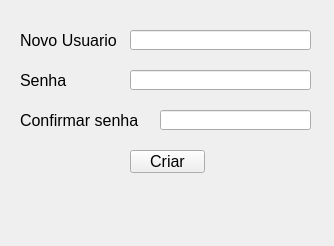
<?xml version="1.0" encoding="UTF-8"?>
<ui version="4.0">
 <class>cadastro</class>
 <widget class="QWidget" name="cadastro">
  <property name="geometry">
   <rect>
    <x>0</x>
    <y>0</y>
    <width>334</width>
    <height>246</height>
   </rect>
  </property>
  <property name="font">
   <font>
    <pointsize>12</pointsize>
   </font>
  </property>
  <property name="windowTitle">
   <string>Cadastro</string>
  </property>
  <property name="windowIcon">
   <iconset>
    <normaloff>menu_cadastrar_op1.png</normaloff>menu_cadastrar_op1.png</iconset>
  </property>
  <widget class="QLabel" name="lbl_report">
   <property name="geometry">
    <rect>
     <x>20</x>
     <y>190</y>
     <width>291</width>
     <height>31</height>
    </rect>
   </property>
   <property name="font">
    <font>
     <pointsize>10</pointsize>
    </font>
   </property>
   <property name="text">
    <string/>
   </property>
  </widget>
  <widget class="QLabel" name="new_user_lbl">
   <property name="geometry">
    <rect>
     <x>20</x>
     <y>30</y>
     <width>111</width>
     <height>21</height>
    </rect>
   </property>
   <property name="text">
    <string>Novo Usuario</string>
   </property>
  </widget>
  <widget class="QLineEdit" name="lineEdit_senha">
   <property name="geometry">
    <rect>
     <x>130</x>
     <y>70</y>
     <width>181</width>
     <height>20</height>
    </rect>
   </property>
   <property name="font">
    <font>
     <pointsize>12</pointsize>
    </font>
   </property>
   <property name="echoMode">
    <enum>QLineEdit::Password</enum>
   </property>
  </widget>
  <widget class="QLabel" name="password_lbl">
   <property name="geometry">
    <rect>
     <x>20</x>
     <y>70</y>
     <width>111</width>
     <height>20</height>
    </rect>
   </property>
   <property name="text">
    <string>Senha</string>
   </property>
  </widget>
  <widget class="QLineEdit" name="lineEdit_user">
   <property name="geometry">
    <rect>
     <x>130</x>
     <y>30</y>
     <width>181</width>
     <height>20</height>
    </rect>
   </property>
   <property name="font">
    <font>
     <pointsize>12</pointsize>
    </font>
   </property>
  </widget>
  <widget class="QPushButton" name="button_criar">
   <property name="geometry">
    <rect>
     <x>130</x>
     <y>150</y>
     <width>75</width>
     <height>23</height>
    </rect>
   </property>
   <property name="cursor">
    <cursorShape>PointingHandCursor</cursorShape>
   </property>
   <property name="text">
    <string>Criar</string>
   </property>
   <property name="icon">
    <iconset>
     <normaloff>menu_cadastrar_op1.png</normaloff>menu_cadastrar_op1.png</iconset>
   </property>
  </widget>
  <widget class="QLabel" name="label">
   <property name="geometry">
    <rect>
     <x>20</x>
     <y>110</y>
     <width>131</width>
     <height>21</height>
    </rect>
   </property>
   <property name="text">
    <string>Confirmar senha</string>
   </property>
  </widget>
  <widget class="QLineEdit" name="lineEdit">
   <property name="geometry">
    <rect>
     <x>160</x>
     <y>110</y>
     <width>151</width>
     <height>20</height>
    </rect>
   </property>
  </widget>
 </widget>
 <resources/>
 <connections/>
</ui>
